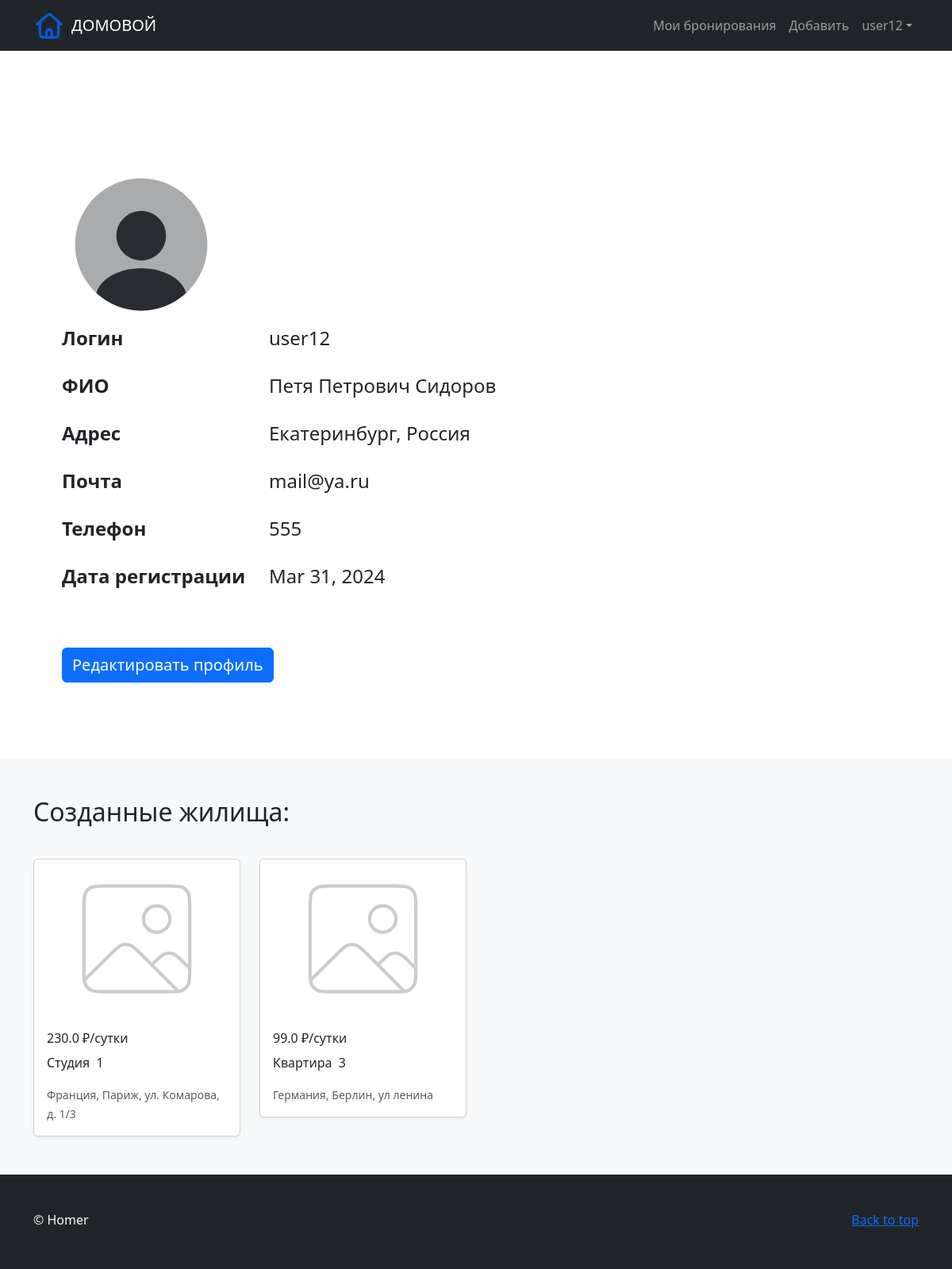
The page /profile/ (signed in) on the database its author committed.
### user/models.py (models this page shows, shortened)
class User(djangoUser):
    id = models.BigAutoField(primary_key=True)
    profile_photo = models.ImageField(
        upload_to="profile_photos/",
        default="profile_photos/default.png"
    )
    country = models.CharField(max_length=30, null=True)
    city = models.CharField(max_length=30, null=True)
    first_name = models.CharField(_("first name"), max_length=30, null=True)
    last_name = models.CharField(_("last name"), max_length=30, null=True)
    middle_name = models.CharField(max_length=30, blank=True, null=True)
    phone = models.CharField(max_length=15, null=True)
    creation_date = models.DateTimeField(auto_now=True)

### entity/models.py (models this page shows, shortened)
class Entity(models.Model):
    class TypeEnum(models.IntegerChoices):
        HOUSE = 1, 'HOUSE'
        APARTMENT = 2, 'APARTMENT'
        ROOM = 3, 'ROOM'
        OFFICE = 4, 'OFFICE'
        LAND = 5, 'LAND'
        OTHER = 6, 'OTHER'
    id = models.BigAutoField(primary_key=True)
    name = models.CharField(max_length=150)
    entity_image = models.ImageField(upload_to="entity", default="entity/image.svg")
    type = EnumField(TypeEnum)
    description = models.TextField()
    price = models.FloatField()
    city = models.CharField(max_length=30)
    country = models.CharField(max_length=2)
    address = models.CharField(max_length=200)
    user = models.ForeignKey(User, on_delete=models.CASCADE)

### user/views.py (the view)
# urls.py: path('profile/', views.profile),
def profile(request):
    user = request.user
    offers_by_user = Entity.objects.filter(user=user)
    empty_count = 0
    context = {
        'username': user.username,
        'profile_photo': user.profile_photo,
        'country': user.country,
        'city': user.city,
        'first_name': user.first_name,
        'last_name': user.last_name,
        'middle_name': user.middle_name,
        'phone': user.phone,
        'email': user.email,
        'creation_date': user.creation_date,
        'offers': offers_by_user
    }
    return render(request, "profile/profile.html", context)

### user/templates/profile/profile.html (shortened to what this page needs)
{% extends 'base.html' %}
{% load static %}
{% block content %}
    <div class="container py-5 h-100">
        <div class="row d-flex justify-content-center align-items-center h-100">
            <div class="p-5 text-left">
                <div class="mb-md-5 mt-md-5 fs-5">
                    <img class="rounded-circle" width="200" src="{% static 'profile_photos/profile.svg' %}">
                    <dl class="row w-100">
                        <dt class="col-sm-3 fs-4">Логин</dt>
                        <dd class="col-sm-9 fs-4">
                            <p>{{ username }}</p>
                        </dd>
                        <dt class="col-sm-3 fs-4">ФИО</dt>
                        <dd class="col-sm-9 fs-4">
                            {% if first_name %}
                                <p>{{ first_name }} {{ middle_name }} {{ last_name }}</p>
                            {% else %}
                                <p>Не указано</p>
                            {% endif %}
                        </dd>
                        <dt class="col-sm-3 fs-4">Адрес</dt>
                        <dd class="col-sm-9 fs-4">
                            {% if city and country %}
                            <p>{{ city }}, {{ country }}</p>
                            {% elif city %}
                            <p>{{ city }}</p>
                            {% elif country %}
                            <p>{{ country }}</p>
                            {% else %}
                            <p>Не указано</p>
                            {% endif %}
                        </dd>
                        <dt class="col-sm-3 fs-4">Почта</dt>
                        <dd class="col-sm-9 fs-4">
                            {% if email %}
                            <p>{{ email }}</p>
                            {% else %}
                            <p>Не указано</p>
                            {% endif %}
                        </dd>
                        <dt class="col-sm-3 fs-4">Телефон</dt>
                        <dd class="col-sm-9 fs-4">
                            {% if phone %}
                            <p> {{ phone }}</p>
                            {% else %}
                            <p>Не указано</p>
                            {% endif %}
                        </dd>
                        <dt class="col-sm-3 fs-4">Дата регистрации</dt>
                        <dd class="col-sm-9 fs-4">
                            <p> {{ creation_date|date:"M d, Y" }}</p>
                        </dd>
                    </dl>
                </div>
                <a class="btn btn-primary fs-5" href="/profile/edit" role="button">Редактировать профиль</a>
            </div>
        </div>
    </div>
    <div class="album py-5 bg-body-tertiary">
        <div class="container">
            <h2>Созданные жилища:</h2>
            <div class="row row-cols-1 row-cols-sm-2 row-cols-md-3 row-cols-md-4 g-4 mt-3">
                {% for home in offers %}
                    <a href="{% url 'entity_detail' home.id %}" class="text-muted text-decoration-none">
                        <div class="col">
                            <div class="card shadow-sm">
                                <img class="bd-placeholder-img card-img-top" width="100%" height="200" src="{% static 'img/image.svg'%}"/>
                                <div class="card-body">
                                    <h6 class="card-title pricing-card-title">{{ home.price }} ₽/сутки</h6>
                                    <div class="d-flex align-items-left">
                                        <p class="card-text">{{home.name}} &nbsp;</p>
                                        <p class="card-text">{{home.type}}</p>
                                    </div>
                                    <small class="text-body-secondary">{{ home.country }}, {{home.city}}, {{ home.address }}</small>
                                </div>
                            </div>
                        </div>
                    </a>
                {% endfor %}
            </div>
        </div>
    </div>
{% endblock %}

### templates/navbar.html (shortened to what this page needs)
{% load static%}
<nav class="navbar navbar-expand-lg navbar-dark bg-dark">
    <div class="container">
        <a class="navbar-brand p-0 me-0 me-lg-2" href="/">
            <img width="40" height="40" class="d-block my-1" src="{% static 'img/home.svg'%}"/>
        </a>
        <a class="navbar-brand" href="/">ДОМОВОЙ</a>
        <div class="collapse navbar-collapse" id="navbarSupportedContent">
            <ul class="navbar-nav ms-auto mb-2 mb-lg-0">
                {% if user.is_authenticated %}
                    <li class="nav-item"><a class="nav-link" href="/reservations">Мои бронирования</a></li>
                    <li class="nav-item"><a class="nav-link" href="/add">Добавить</a></li>
                    <li class="nav-item dropdown">
                        <a class="nav-link dropdown-toggle" id="navbarDropdown" href="#" role="button" data-bs-toggle="dropdown" aria-expanded="false">{{ user.username }}</a>
                    </li>
                {% endif %}
            </ul>
        </div>
    </div>
</nav>

### rows shown on the page
User: username "user12", first_name "Петя", middle_name "Петрович", last_name "Сидоров", city "Екатеринбург", country "Россия", email "mail@ya.ru", phone "555", creation_date "Mar 31, 2024"
Entity: price "230.0", name "Студия", type "1", country "Франция", city "Париж", address "ул. Комарова, д. 1/3"
Entity: price "99.0", name "Квартира", type "3", country "Германия", city "Берлин", address "ул ленина"
